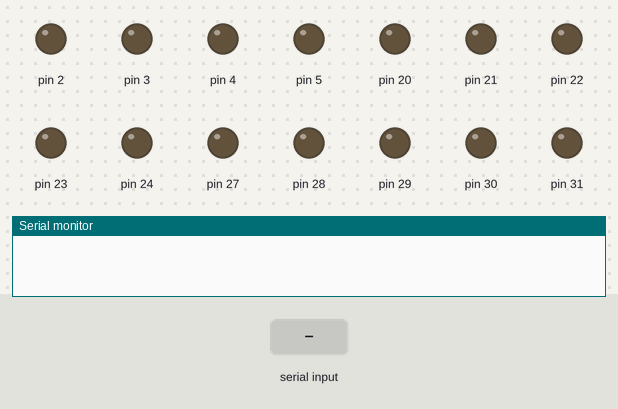
Bench run of a sketch on a simulated Arduino Mega 2560, built with avr-gcc and run on an emulated ATmega2560. On the bench: output pins drawn as LEDs (lit = HIGH), the last lines printed to the serial monitor. The inputs (shaded band) are chosen by the test bench.

Above: at 1.2 s.
1.3 s: "P90\n" received over Serial
At 2.5 s:
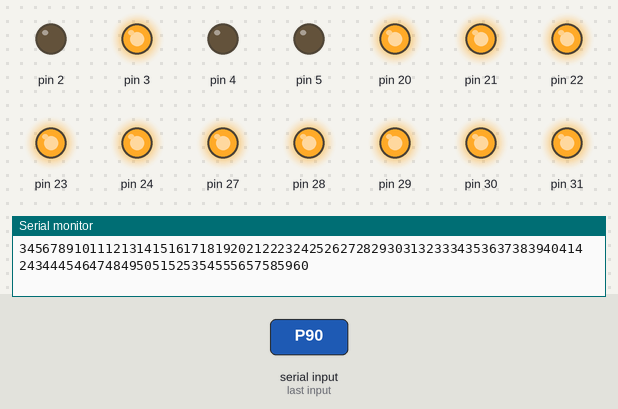
2.8 s: "3\n" received over Serial
At 3.5 s:
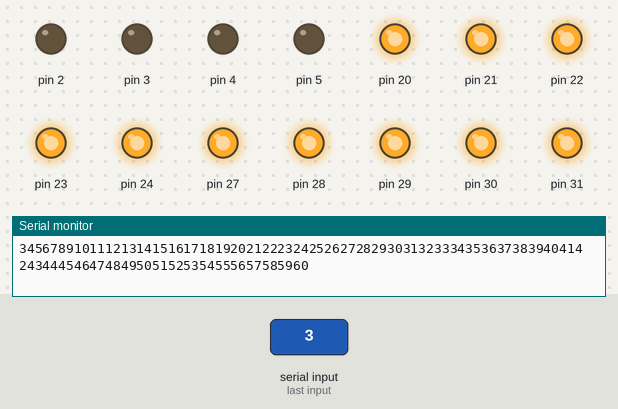
4.3 s: "200\n" received over Serial
At 4.7 s:
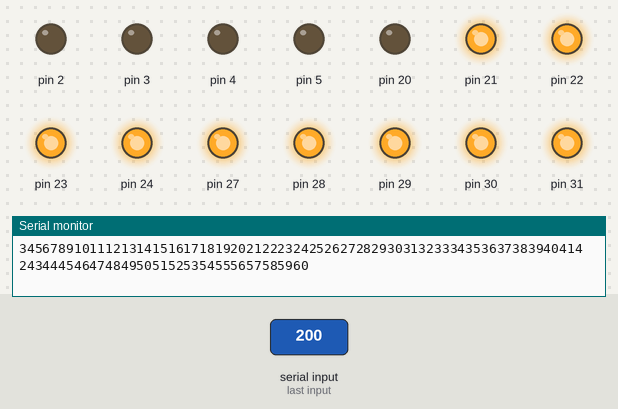
5.8 s: "I90\n" received over Serial
At 7.0 s:
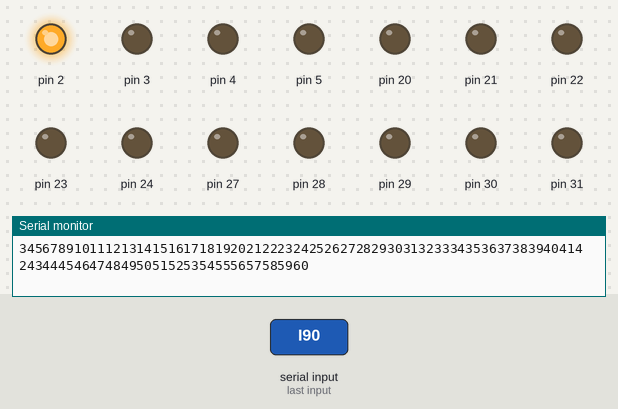
7.3 s: "30,150,10\n" received over Serial
At 8.4 s:
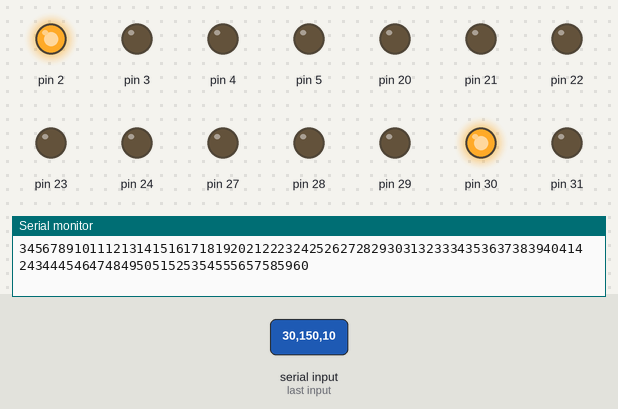
8.8 s: "2\n" received over Serial
At 9.3 s:
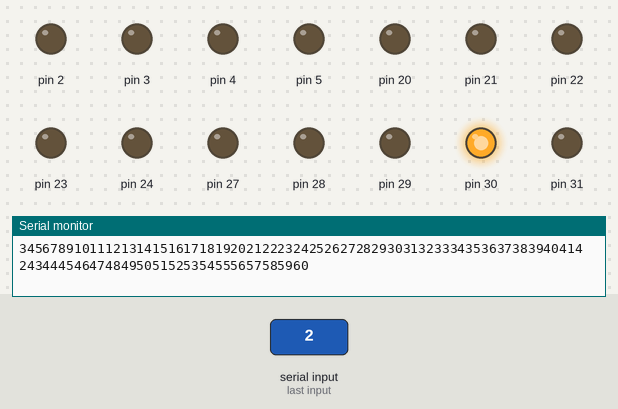
Timing chart, 0 to 11.3 s (numbered marks = the images above; inputs shaded):
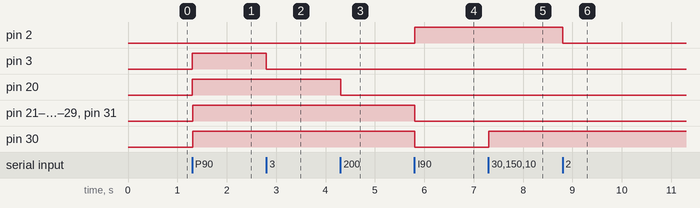

The sketch:

Arduino.ino
```cpp
// CODIGO PARA UN ARDUINO MEGA 2560 - Control de luces led 5v

// * Declaración de variables
String DePython;      // Lectura enviada desde Python
int totalPines = 60;  // Total de pines Digitales para activar
int index;
String pin;
char pin_2d[3];

// * Configuración del Arduino...
void setup(){
  //Configuración de la comunicación serial --- 9600 Baudios
  Serial.begin(9600);

  //Estableciendo todos los pines digitales del Arduino como salida
  for(int i = 2; i <= totalPines; i++){
    pinMode(i, OUTPUT);
    digitalWrite(i, 0);
  }

  //Nota:
  //El Pin 2 --- Activa/Desactiva al Relevador
  //El Pin 3 --- Activa/Desactiva luces led 12v del área de los nudillos
}

// Ejecución...
void loop(){
  Serial.flush();             // Eliminando la cache del Arduino

  // Validando si existe algún dato enviado desde Python a traves de la comunicación serial
  if(Serial.available() > 0){
    // Leyendo dato enviado desde Python
    DePython = Serial.readStringUntil('\n');

    if(DePython.charAt(0) == 'X'){
      reset_pines();        // Apagado de todos los leds color rojo
    }else if(DePython.charAt(0) == 'I'){
      reset_pines();      // Apagado lásers
      digitalWrite(2, 1);   // Encendido de las Luces Led 12v color blancas
    }else if(DePython.charAt(0) == 'O'){
      digitalWrite(2, 0);   // Apagando Luces Led 12v color blancas y dando corriente a las luces de 12v Rojas del área de los nudillos cuando sea activada
      reset_pines();        // Apagado lásers
    }else if(DePython.charAt(0) == 'P'){
      if(DePython.charAt(1) == '1'){
        plantilla1();
      }else if(DePython.charAt(1) == '2'){
        reset_pines();
      }else if(DePython.charAt(1) == '3'){
        reset_pines();      // Apagado lásers
        plantilla3();
      }else if(DePython.charAt(1) == '4'){
        reset_pines();      // Apagado lásers
        plantilla4();
      }else{
        reset_pines();      // Apagado lásers
        plantilla5();
      }
    }else{
      if (DePython[1] == '_'){
        digitalWrite(String(DePython[0]).toInt(), String(DePython[2]).toInt());
      }else{
        pin_2d[0] = DePython[0];
        pin_2d[1] = DePython[1];
        pin_2d[2] = '\0';
        digitalWrite(String(pin_2d).toInt(), String(DePython[3]).toInt());
      }
    }
  }
}

// Apagando a todos los leds color rojo
void reset_pines(){
  for(int i = 3; i <= totalPines; i++){
    digitalWrite(i, 0);
  }
}

// Encendido de todos los leds
void plantilla1(){
  for(int i = 3; i <= totalPines; i++){
    digitalWrite(i, 1);
  }
}

// Encendido de los leds en Dedos - Mano derecha
void plantilla3(){
  // Desctivando pines que no corresponden al area de los dedos
  int desactv[] = {3,5,18,19,25,26,32,33,34,35,37,39,40,43};

  int j = 0;
  for(int i = 3; i <= totalPines; i++){
    if (i == desactv[j]){
      digitalWrite(i, 0);
      j++;
    }else{
      digitalWrite(i, 1);
    }
  }
}

// Encendido de los leds en Dedos - Mano izquierda
void plantilla4(){
  // Desactivando pines que no corresponden al area de los dedos
  int desactv[] = {3,5,18,19,25,26,32,33,34,36,38,41,42,44};

  int j = 0;
  for(int i = 3; i <= totalPines; i++){
    if (i == desactv[j]){
      digitalWrite(i, 0);
      j++;
    }else{
      digitalWrite(i, 1);
    }
  }
}

// Encendido de los leds en MCP y PIP
void plantilla5(){
  // Encendido de los pines
  int actv[] = {3,20,21,22,23,24,27,28,29,30,31};

  int j = 0;
  for(int i = 3; i <= totalPines; i++){
    Serial.print(i);
    if (i == actv[j]){
      digitalWrite(i, 1);
      j++;
    }else{
      digitalWrite(i, 0);
    }
  }
}
```

Measured:
- after the input at 1.3 s, pin 3, pin 20–24, pin 27–31: LOW → HIGH at once
- after the input at 2.8 s, pin 3: HIGH → LOW at once
- after the input at 4.3 s, pin 20: HIGH → LOW at once
- after the input at 5.8 s, pin 2: LOW → HIGH at once; pin 21–24, pin 27–31: HIGH → LOW at once
- after the input at 7.3 s, pin 30: LOW → HIGH at once
- after the input at 8.8 s, pin 2: HIGH → LOW at once
